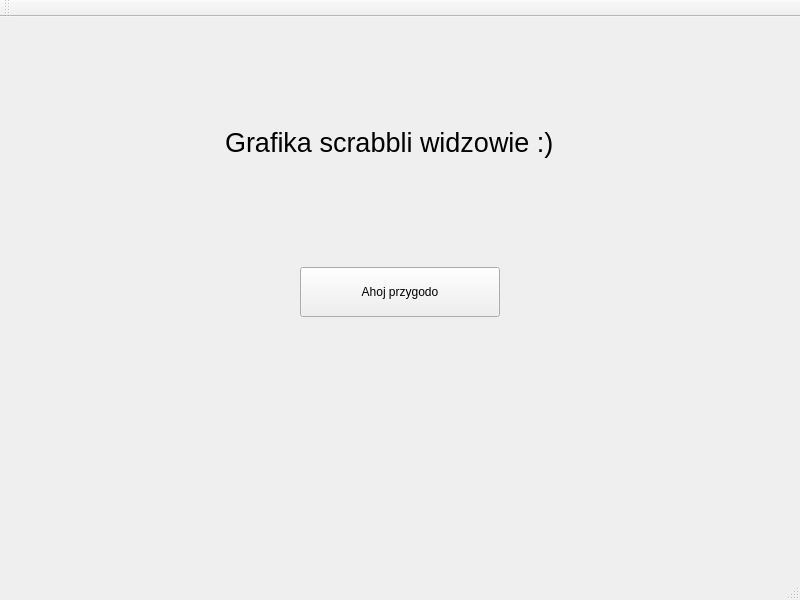
<?xml version="1.0" encoding="UTF-8"?>
<ui version="4.0">
 <class>Scrabble_GUIClass</class>
 <widget class="QMainWindow" name="Scrabble_GUIClass">
  <property name="geometry">
   <rect>
    <x>0</x>
    <y>0</y>
    <width>800</width>
    <height>600</height>
   </rect>
  </property>
  <property name="windowTitle">
   <string>Scrabble_GUI</string>
  </property>
  <widget class="QWidget" name="centralWidget">
   <widget class="QLabel" name="label">
    <property name="geometry">
     <rect>
      <x>225</x>
      <y>100</y>
      <width>350</width>
      <height>50</height>
     </rect>
    </property>
    <property name="font">
     <font>
      <pointsize>20</pointsize>
     </font>
    </property>
    <property name="text">
     <string>Grafika scrabbli widzowie :)</string>
    </property>
   </widget>
   <widget class="QPushButton" name="pushButton">
    <property name="geometry">
     <rect>
      <x>300</x>
      <y>250</y>
      <width>200</width>
      <height>50</height>
     </rect>
    </property>
    <property name="text">
     <string>Ahoj przygodo</string>
    </property>
   </widget>
  </widget>
  <widget class="QMenuBar" name="menuBar">
   <property name="geometry">
    <rect>
     <x>0</x>
     <y>0</y>
     <width>800</width>
     <height>22</height>
    </rect>
   </property>
  </widget>
  <widget class="QToolBar" name="mainToolBar">
   <attribute name="toolBarArea">
    <enum>TopToolBarArea</enum>
   </attribute>
   <attribute name="toolBarBreak">
    <bool>false</bool>
   </attribute>
  </widget>
  <widget class="QStatusBar" name="statusBar"/>
 </widget>
 <layoutdefault spacing="6" margin="11"/>
 <resources>
  <include location="Scrabble_GUI.qrc"/>
 </resources>
 <connections>
  <connection>
   <sender>pushButton</sender>
   <signal>clicked()</signal>
   <receiver>Scrabble_GUIClass</receiver>
   <slot>close()</slot>
   <hints>
    <hint type="sourcelabel">
     <x>399</x>
     <y>308</y>
    </hint>
    <hint type="destinationlabel">
     <x>399</x>
     <y>299</y>
    </hint>
   </hints>
  </connection>
 </connections>
</ui>
